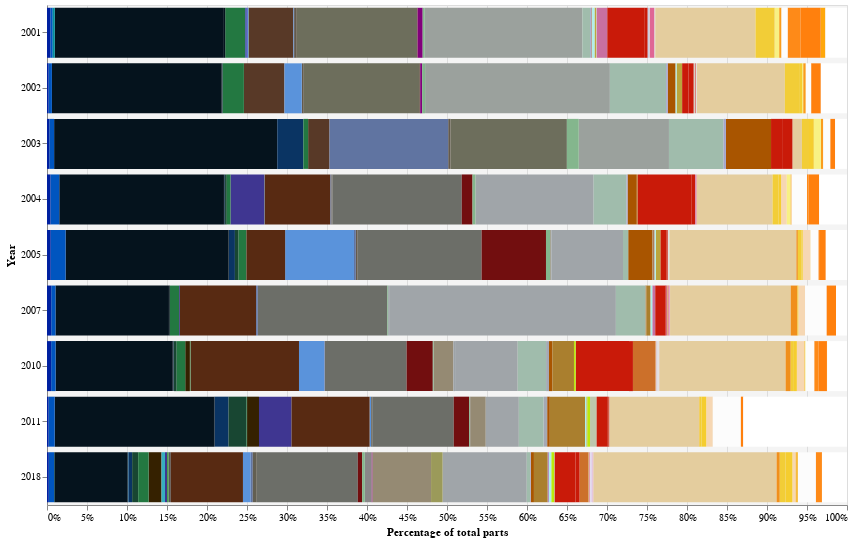

Here is the notebook cell this chart was saved with:
### Markdown cell above
### Colour by year

### Code cell
click = alt.selection_multi(encodings=['color'])

alt.Chart(colors_count_year).mark_bar().encode(
    x=alt.X('sum(quantity)', stack="normalize", axis=alt.Axis(format='%', title='Percentage of total parts')),
    y=alt.Y("year:O", title='Year'),
    color=alt.condition(click, alt.Color("hex:N", scale=None), alt.value('lightgray')),
    tooltip=(['color_name', 'quantity', 'transparent:N'])
).properties(
    height=500,
    width=800
).add_selection(click).interactive().configure_view(
    fill='#f4f4f4'
)

### Figure 1 — Vega-Lite specification as saved in the notebook (floating-point values rounded to 4 significant figures; data arrays with more than 128 entries replaced by an {"elided": "..."} marker saying what was removed)
{"$schema": "https://vega.github.io/schema/vega-lite/v3.2.1.json", "config": {"mark": {"tooltip": null}, "view": {"fill": "#f4f4f4", "height": 300, "width": 400}}, "data": {"name": "data-083d688fa9c011257ad2355eb5e8f241"}, "datasets": {"data-083d688fa9c011257ad2355eb5e8f241": {"elided": "345 records"}}, "encoding": {"color": {"condition": {"field": "hex", "scale": null, "selection": "selector001", "type": "nominal"}, "value": "lightgray"}, "tooltip": [{"field": "color_name", "type": "nominal"}, {"field": "quantity", "type": "quantitative"}, {"field": "transparent", "type": "nominal"}], "x": {"aggregate": "sum", "axis": {"format": "%", "title": "Percentage of total parts"}, "field": "quantity", "stack": "normalize", "type": "quantitative"}, "y": {"field": "year", "title": "Year", "type": "ordinal"}}, "height": 500, "mark": "bar", "selection": {"selector001": {"encodings": ["color"], "type": "multi"}, "selector002": {"bind": "scales", "encodings": ["x", "y"], "type": "interval"}}, "width": 800}
